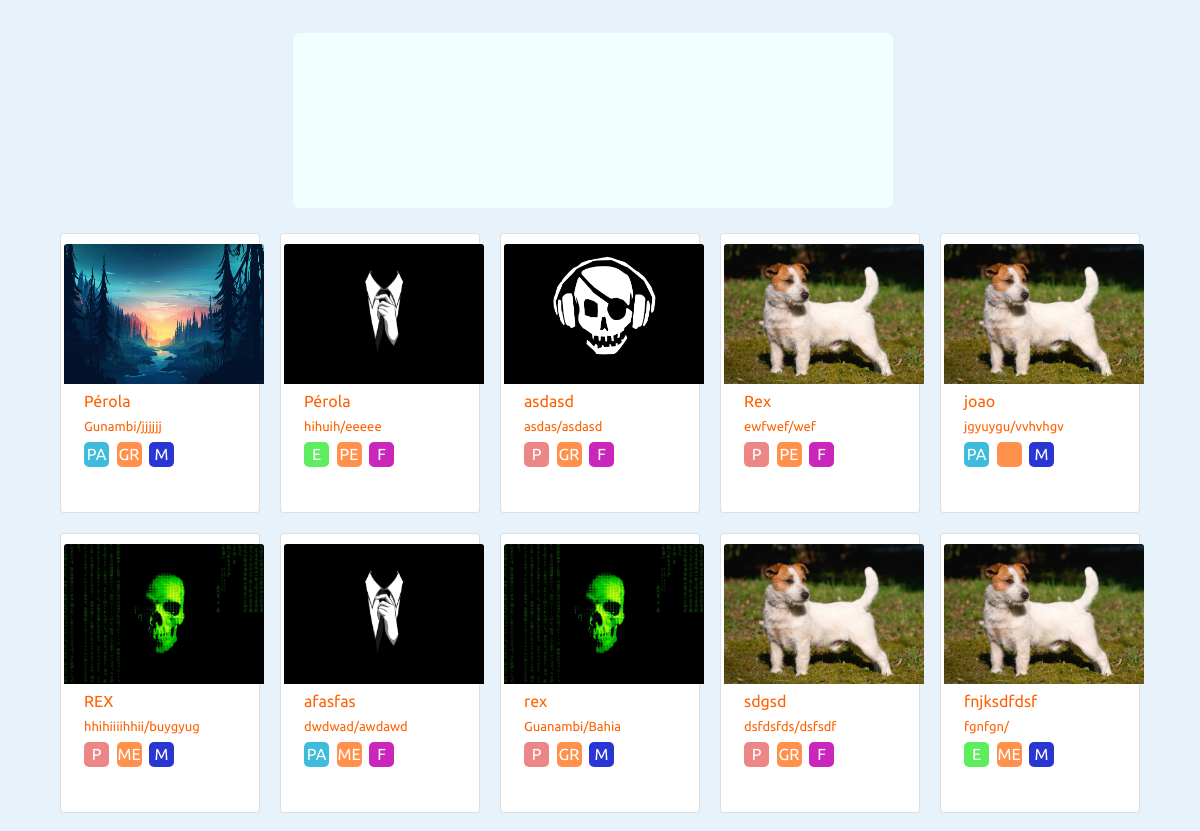
The app's page / (middle part), older data.
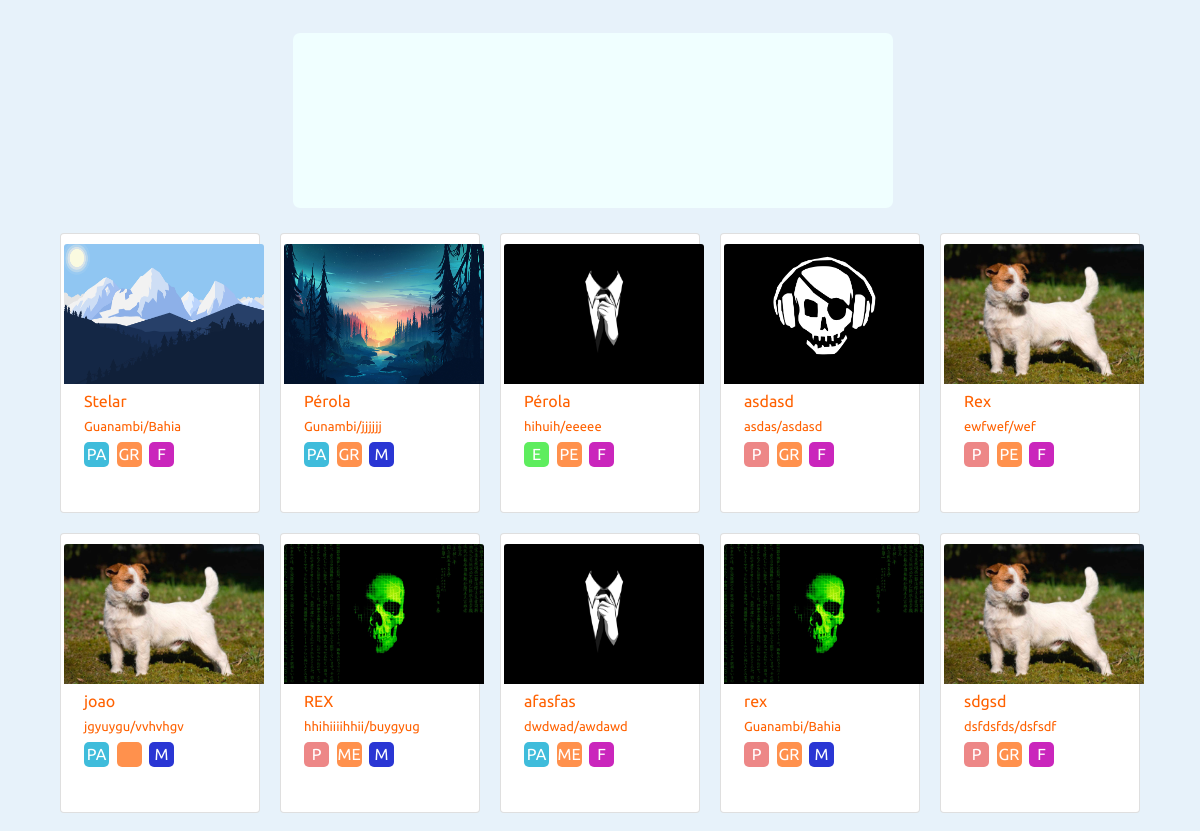
The same page, newer data.
### publicacoes/models.py (models this page shows, shortened)
class Animal(models.Model):
    ESTADOS = (
        ('P', 'Perdido'),
        ('PA', 'Para Adoção'),
        ('E', 'Encontrado'),
    )
    SEXO = (
        ('F', 'Fêmea'),
        ('M', 'Macho'),
    )
    PORTE = (
        ('PE', 'Pequeno'),
        ('ME', 'Médio'),
        ('GR', 'Grande'),
    )
    nome = models.CharField('Nome', max_length=50)
    caracteristicas = models.TextField('Caracaterísticas')
    data_pub = models.DateTimeField('Data de Publicação', auto_now=True)
    imagem = models.ImageField('Imagem', upload_to='posts')
    categoria = models.CharField('Categoria', max_length=15, choices=ESTADOS, blank=True)
    sexo = models.CharField('Sexo', max_length=8, choices=SEXO, blank=True)
    porte = models.CharField('Porte', max_length=8, choices=PORTE, blank=True)
    usuario = models.ForeignKey(User, on_delete=models.CASCADE)
    vacinado = models.BooleanField('Vacinado', blank=True)
    vermifugado = models.BooleanField('Vermifugado', blank=True)
    castrado = models.BooleanField('Castrado', blank=True)
    estado = models.CharField('Estado', max_length=50)
    cidade = models.CharField('Cidade', max_length=50)
    rua = models.CharField('Rua', max_length=70)
    class Meta:
        ordering = ('-data_pub', )

### publicacoes/views.py (the view, shortened to what this page needs)
# urls.py: path('', lista_animal, name=''),
def lista_animal(request):
    categorias = {}
    ids = []
    nome = ''
    categoria_filtro = ''
    sexo = ''
    porte = ''
    cidade = ''
    perfil_usuarios = Perfil.objects.all()
    usuarios = User.objects.all()
    lista_de_animais = Animal.objects.all()
    paginator = Paginator(lista_de_animais, 15)
    page = request.GET.get('page')
    animais = paginator.get_page(page)
    for animal in animais:
        categorias[animal.id] = animal.categoria
        ids.append(animal.id)
    contexto = {
        'nome':nome,
        'categoria_filtro':categoria_filtro,
        'cidade':cidade,
        'sexo':sexo,
        'porte':porte,
        'animais': animais,
        'perfil_usuarios':perfil_usuarios,
        'usuarios':usuarios,
        'categorias': categorias,
        'ids': ids,
    }
    return render(request, 'index.html', contexto)

### templates/index.html (shortened to what this page needs)
{% extends 'base.html' %}
{% load static %}
{% block complemento %}
    <link rel="stylesheet" href="{% static 'css/publicacoes.css' %}">
{% endblock complemento %}
{% block conteudo %}
    <body onload="CategoriaAnimal();">
        <div class="container-pub">
            <div class="legenda">
            </div>
            <div class="row-pub">
                {% for animal in animais %}
                    <div class="card">
                        <a href="{% url 'perfil-animal' animal.id %}">
                            <img class="card-img-top" src="../media/{{animal.imagem}}" alt="{{animal.nome}}">
                        </a>
                        <div class="card-body">
                            <div class="info-nome">
                                {{animal.nome}}
                            </div>
                            <div class="info-local">
                                <span>{{animal.cidade}}/{{animal.estado}}</span>
                            </div>
                            <div class="info-carac">
                                <div class="carac" id="{{animal.id}}">
                                    <p>{{animal.categoria}}</p>
                                </div>
                                <div class="carac" style="background-color: #FF914D;">
                                    <p>{{ animal.porte }}</p>
                                </div>
                                {% if animal.sexo == 'M' %}
                                    <div class="carac" style="background-color: #2a36d4;">
                                        <p>{{ animal.sexo }}</p>
                                    </div>
                                {% else %}
                                <div class="carac" style="background-color: #ca26bc;">
                                    <p>{{ animal.sexo }}</p>
                                </div>
                                {% endif %}
                            </div>
                        </div>
                    </div>
                {% endfor %}
            </div>
        </div>
    </body>
{% endblock conteudo %}

Row changes from the older to the newer data that the page shows:
no longer on this page (row unchanged): Animal: imagem (picture), nome "fnjksdfdsf", cidade "fgnfgn", categoria "E", porte "ME", sexo "M"
added Animal: imagem (picture), nome "Stelar", cidade "Guanambi", estado "Bahia", categoria "PA", porte "GR", sexo "F"
